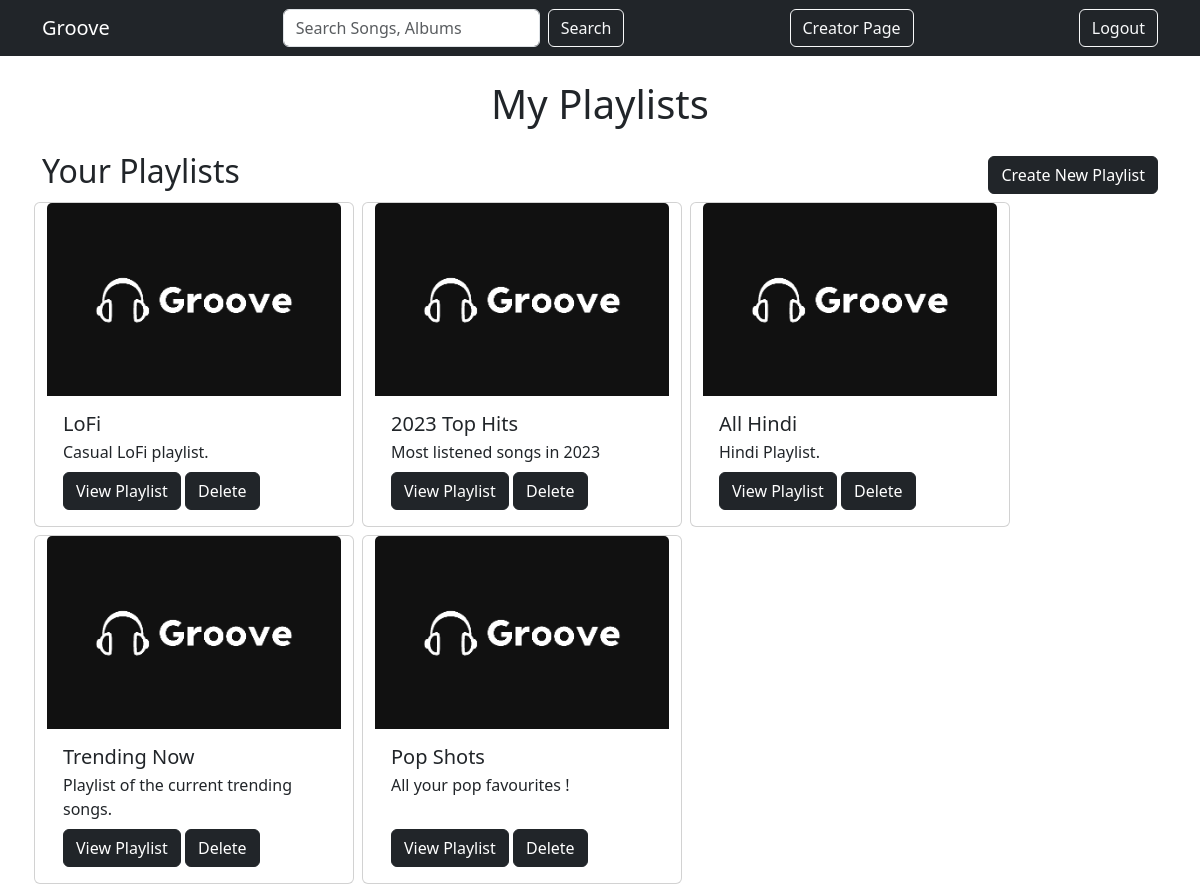
/view_playlists (signed in), run on an earlier commit of the app's database.
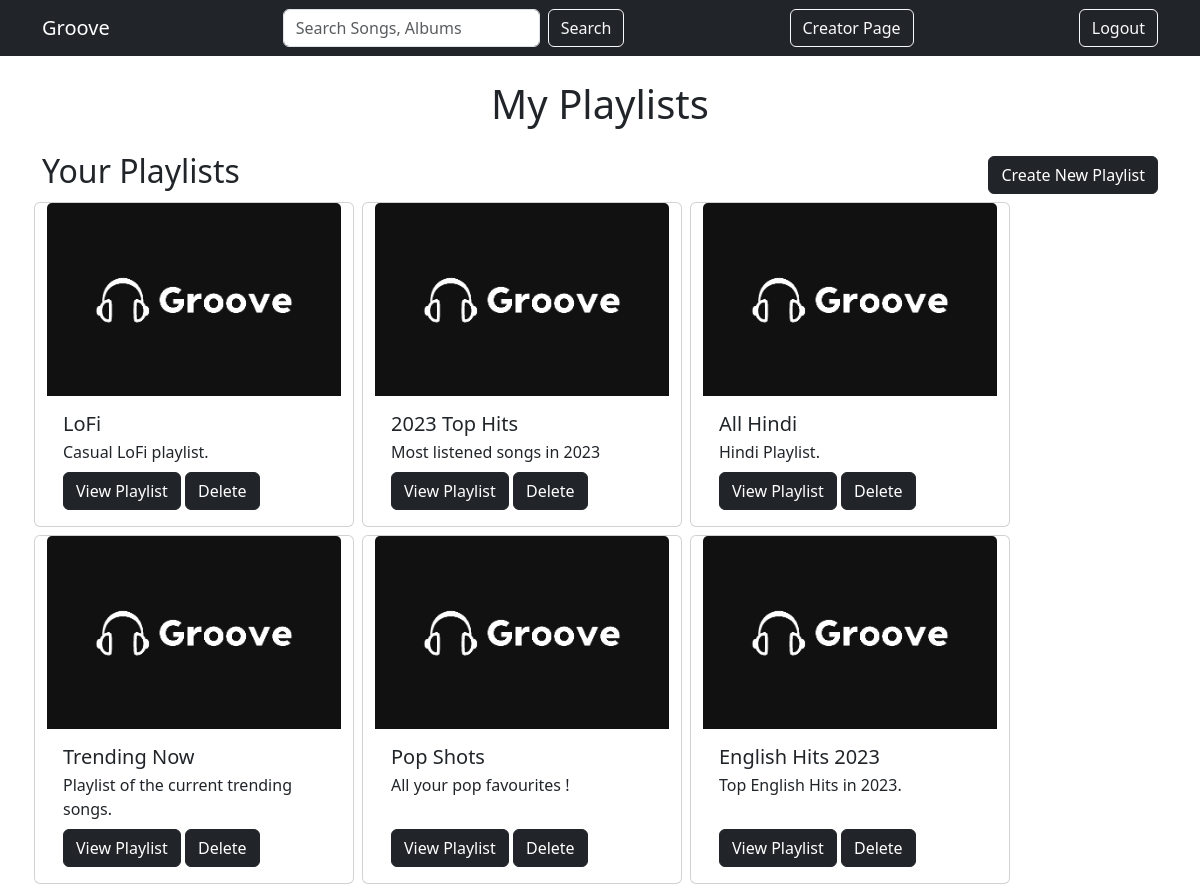
And on a later commit of the database.
### groove/models.py (models this page shows)
class Playlist(db.Model):
    __tablename__ = 'playlist'
    id = db.Column(db.Integer, primary_key=True)
    user_id = db.Column(db.Integer, db.ForeignKey('user.id'), nullable=False)
    name = db.Column(db.String(255), nullable=False)
    description = db.Column(db.Text, nullable=True)
    songs = db.relationship('Song', secondary='playlist_song', backref=db.backref('playlist', lazy='dynamic'))

### groove/routes.py (the view)
@app.route('/view_playlists')
def playlists_page():
    if 'id' not in session:
        return redirect(url_for('login_page'))
    user = User.query.filter_by(id=session['id']).first()
    playlists = Playlist.query.filter_by(user_id=user.id)
    return render_template('view_playlist.html', playlists=playlists, user=user)

### groove/templates/view_playlist.html (shortened to what this page needs)
<!DOCTYPE html>
<html lang="en">
<head>
    <link href="https://cdn.jsdelivr.net/npm/bootstrap@5.3.2/dist/css/bootstrap.min.css" rel="stylesheet"
>
</head>
<body>
<nav class="navbar navbar-expand-lg navbar-dark bg-dark">
    <div class="container">
        <a class="navbar-brand" href="{{ url_for('user_home_page') }}">Groove</a>
        <form class="d-flex" action="{{ url_for('search_page') }}" method="post">
            <input class="form-control me-2" type="search" placeholder="Search Songs, Albums" aria-label="Search"
                   name="search">
            <a class="btn btn-outline-light" type="submit">Search</a>
        </form>
        <div>
            {% if user.role.name == 'creator' %}
                <a class="btn btn-outline-light ms-2" href="{{ url_for('creator_home_page') }}">Creator Page</a>
            {% endif %}
        </div>
        <div>
            <a class="btn btn-outline-light ms-2" href="{{ url_for('logout') }}">Logout</a>
        </div>
    </div>
</nav>
<div class="container mt-4">
    <h1 class="text-center mb-4">My Playlists</h1>
    <div class="d-flex justify-content-between align-items-center">
        <h2>Your Playlists</h2>
        <a href="{{ url_for('create_playlist_page') }}" class="btn btn-dark">Create New Playlist</a>
    </div>
    <div class="row">
        {% for playlist in playlists %}
            <div class="card m-1" style="width: 20rem;">
                <img src="./static/groove_logo_darkmode.png" class="card-img-top" alt="...">
                <div class="card-body d-flex flex-column">
                    <h5 class="card-title">{{ playlist.name }}</h5>
                    <p class="card-subtitle mb-2">{{ playlist.description }}</p>
                    <div style="margin-top: auto;">
                        <a href="{{ url_for('playlist_songs_page', playlist_id=playlist.id) }}" class="btn btn-dark">View Playlist</a>
                        <a href="{{ url_for('delete_playlist_page', playlist_id=playlist.id) }}" class="btn btn-dark">Delete</a>
                    </div>
                </div>
            </div>
        {% endfor %}
    </div>
</div>
</body>
</html>

What changed in the data, as far as the page shows it:
added Playlist: name "English Hits 2023", description "Top English Hits in 2023."
